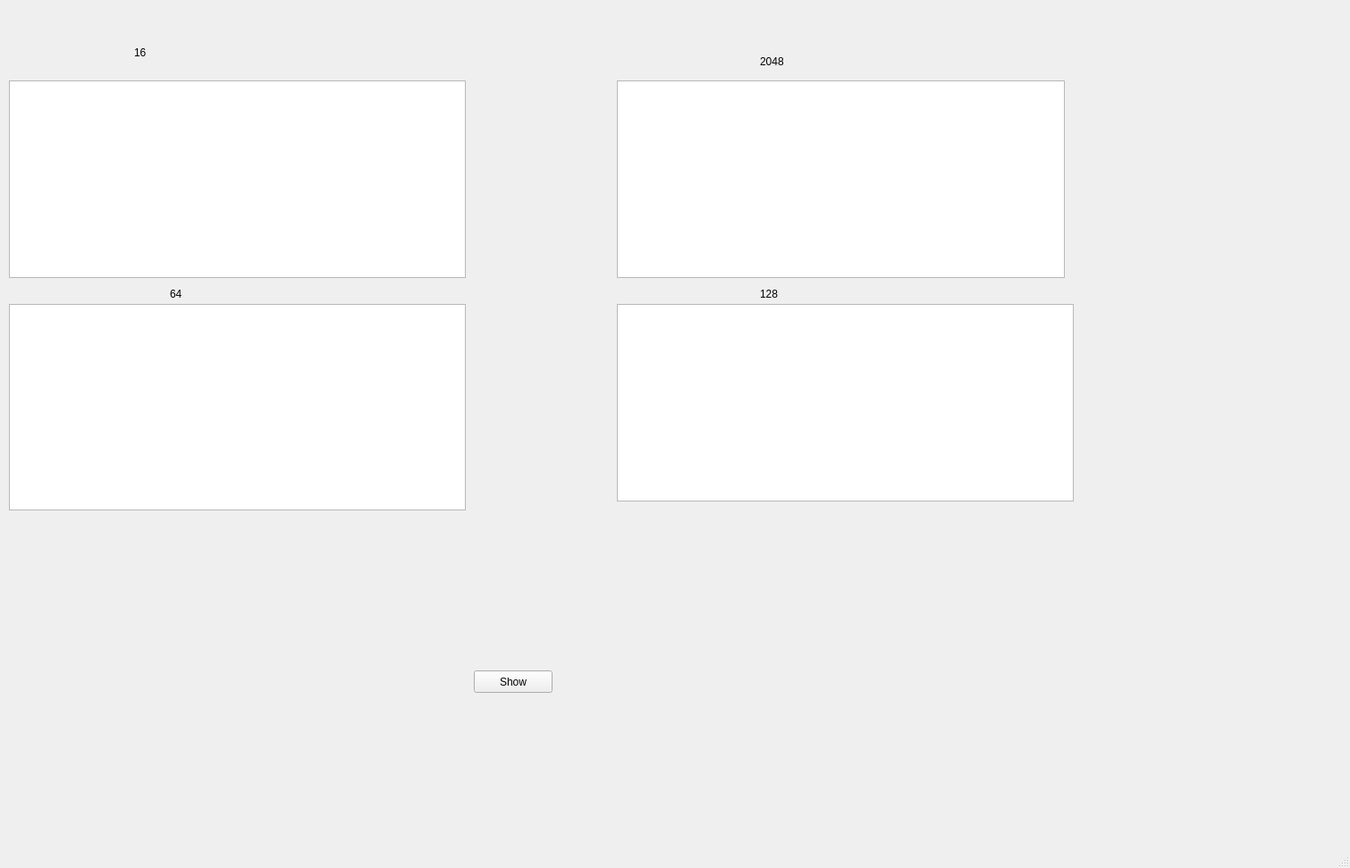
<?xml version="1.0" encoding="UTF-8"?>
<ui version="4.0">
 <class>MainWindow</class>
 <widget class="QMainWindow" name="MainWindow">
  <property name="geometry">
   <rect>
    <x>0</x>
    <y>0</y>
    <width>1510</width>
    <height>971</height>
   </rect>
  </property>
  <property name="windowTitle">
   <string>MainWindow</string>
  </property>
  <widget class="QWidget" name="centralwidget">
   <widget class="QPushButton" name="pushButton">
    <property name="geometry">
     <rect>
      <x>530</x>
      <y>750</y>
      <width>88</width>
      <height>25</height>
     </rect>
    </property>
    <property name="text">
     <string>Show</string>
    </property>
   </widget>
   <widget class="QTextEdit" name="textEdit">
    <property name="geometry">
     <rect>
      <x>690</x>
      <y>90</y>
      <width>501</width>
      <height>221</height>
     </rect>
    </property>
   </widget>
   <widget class="QTextEdit" name="textEdit_3">
    <property name="geometry">
     <rect>
      <x>10</x>
      <y>90</y>
      <width>511</width>
      <height>221</height>
     </rect>
    </property>
   </widget>
   <widget class="QTextEdit" name="textEdit_4">
    <property name="geometry">
     <rect>
      <x>10</x>
      <y>340</y>
      <width>511</width>
      <height>231</height>
     </rect>
    </property>
   </widget>
   <widget class="QTextEdit" name="textEdit_5">
    <property name="geometry">
     <rect>
      <x>690</x>
      <y>340</y>
      <width>511</width>
      <height>221</height>
     </rect>
    </property>
   </widget>
   <widget class="QLabel" name="label">
    <property name="geometry">
     <rect>
      <x>150</x>
      <y>50</y>
      <width>66</width>
      <height>17</height>
     </rect>
    </property>
    <property name="text">
     <string>16</string>
    </property>
   </widget>
   <widget class="QLabel" name="label_2">
    <property name="geometry">
     <rect>
      <x>190</x>
      <y>320</y>
      <width>66</width>
      <height>17</height>
     </rect>
    </property>
    <property name="text">
     <string>64</string>
    </property>
   </widget>
   <widget class="QLabel" name="label_3">
    <property name="geometry">
     <rect>
      <x>850</x>
      <y>320</y>
      <width>66</width>
      <height>17</height>
     </rect>
    </property>
    <property name="text">
     <string>128</string>
    </property>
   </widget>
   <widget class="QLabel" name="label_4">
    <property name="geometry">
     <rect>
      <x>850</x>
      <y>60</y>
      <width>66</width>
      <height>17</height>
     </rect>
    </property>
    <property name="text">
     <string>2048</string>
    </property>
   </widget>
  </widget>
  <widget class="QMenuBar" name="menubar">
   <property name="geometry">
    <rect>
     <x>0</x>
     <y>0</y>
     <width>1510</width>
     <height>22</height>
    </rect>
   </property>
  </widget>
  <widget class="QStatusBar" name="statusbar"/>
 </widget>
 <resources/>
 <connections/>
</ui>
